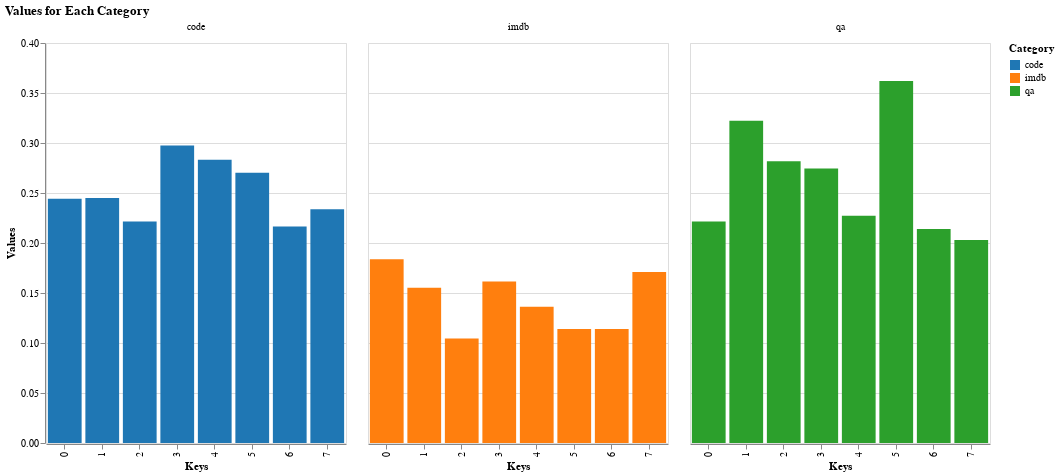

Notebook code for this chart:
### Code cell
first_layer_chart.show()

### Figure 1 — Vega-Lite specification as saved in the notebook (floating-point values rounded to 4 significant figures)
{"config": {"view": {"continuousWidth": 300, "continuousHeight": 300}}, "data": {"name": "data-2f87e67c80b4febd5e8f04beea6af400"}, "mark": {"type": "bar"}, "encoding": {"color": {"field": "Category", "scale": {"scheme": "category10"}, "type": "nominal"}, "column": {"field": "Category", "title": null, "type": "nominal"}, "x": {"field": "Key", "title": "Keys", "type": "ordinal"}, "y": {"field": "Value", "title": "Values", "type": "quantitative"}}, "height": 400, "title": "Values for Each Category", "width": 300, "$schema": "https://vega.github.io/schema/vega-lite/v5.17.0.json", "datasets": {"data-2f87e67c80b4febd5e8f04beea6af400": [{"Category": "qa", "Key": 5, "Value": 0.3619}, {"Category": "qa", "Key": 1, "Value": 0.3223}, {"Category": "qa", "Key": 3, "Value": 0.2746}, {"Category": "qa", "Key": 6, "Value": 0.2141}, {"Category": "qa", "Key": 4, "Value": 0.2272}, {"Category": "qa", "Key": 7, "Value": 0.2029}, {"Category": "qa", "Key": 0, "Value": 0.2214}, {"Category": "qa", "Key": 2, "Value": 0.2816}, {"Category": "code", "Key": 5, "Value": 0.2702}, {"Category": "code", "Key": 1, "Value": 0.2451}, {"Category": "code", "Key": 3, "Value": 0.2975}, {"Category": "code", "Key": 2, "Value": 0.2215}, {"Category": "code", "Key": 7, "Value": 0.2337}, {"Category": "code", "Key": 4, "Value": 0.2833}, {"Category": "code", "Key": 0, "Value": 0.2442}, {"Category": "code", "Key": 6, "Value": 0.2165}, {"Category": "imdb", "Key": 5, "Value": 0.114}, {"Category": "imdb", "Key": 1, "Value": 0.1552}, {"Category": "imdb", "Key": 3, "Value": 0.1615}, {"Category": "imdb", "Key": 6, "Value": 0.114}, {"Category": "imdb", "Key": 7, "Value": 0.1711}, {"Category": "imdb", "Key": 4, "Value": 0.1362}, {"Category": "imdb", "Key": 0, "Value": 0.1837}, {"Category": "imdb", "Key": 2, "Value": 0.1045}]}}
